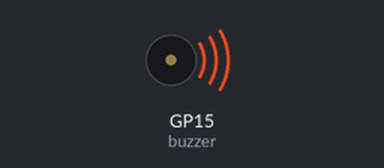
This program was run on a simulated Raspberry Pi Pico running MicroPython. On the bench: buzzer (waves = sounding, pin HIGH). At 1.5 s the program stops and its outputs stay as they are.

Above: at 0.1 s.
At 0.6 s:
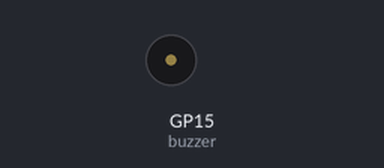
Timing chart, 0 to 2.1 s (numbered marks = the images above):
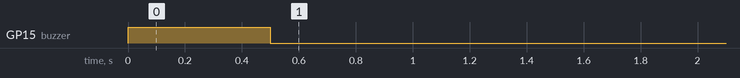

The program:

picozero_buzzor.py
```python
from picozero import Buzzer
#from picozero import Buzzer
from time import sleep
'''
buzzer = Buzzer(15)

buzzer.on()   #소리를 키는 명령어
sleep(1)
buzzer.off()  #소리를 끄는 명령어
sleep(1)

buzzer.beep() #소리를 지속하는 명령어
sleep(4)
buzzer.off()
'''

buzzer = Buzzer(15)

buzzer.on()   #소리를 키는 명령어
sleep(0.5)
buzzer.off()  #소리를 끄는 명령어
sleep(1)

#buzzer.beep() #소리를 지속하는 명령어
#sleep(4)
#buzzer.off()
```

Measured:
- by itself, GP15 (buzzer): LOW → HIGH at 0.00 s, → LOW 0.50 s later
